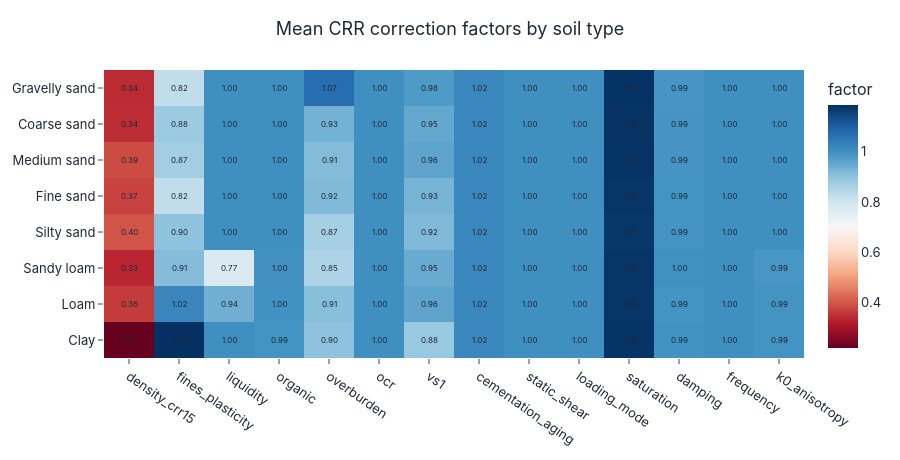

The cell this chart's notebook holds for it:
### Markdown cell above
## Вклад физических факторов в CRR

CRR_ref = CRR15(Dr) · Π factor_i. Тепловая карта показывает средний множитель каждого
фактора по типам грунта: значения > 1 повышают сопротивление, < 1 — снижают.

### Code cell
factor_cols = [c for c in meta.columns if c.startswith("crr_f_")]
factor_labels = [c.replace("crr_f_", "") for c in factor_cols]
mat = np.array([[float(meta.loc[meta["soil_type"] == s, fc].mean()) for fc in factor_cols] for s in soil_present])
heatmap(mat, x_labels=factor_labels, y_labels=[SOIL_DISPLAY_NAMES_EN[s] for s in soil_present],
        title="Mean CRR correction factors by soil type", colorscale="RdBu",
        value_fmt=".2f", colorbar_title="factor", height=460,
        save=SAVE_FIGS, fig_id="1_3_crr_factor_heatmap").show()

### Figure 1 — Plotly figure (JSON) as saved in the notebook; plotly's stock layout.template omitted (floating-point values rounded to 4 significant figures)
{"data": [{"colorbar": {"title": {"text": "factor"}}, "colorscale": [[0.0, "rgb(103,0,31)"], [0.1, "rgb(178,24,43)"], [0.2, "rgb(214,96,77)"], [0.3, "rgb(244,165,130)"], [0.4, "rgb(253,219,199)"], [0.5, "rgb(247,247,247)"], [0.6, "rgb(209,229,240)"], [0.7, "rgb(146,197,222)"], [0.8, "rgb(67,147,195)"], [0.9, "rgb(33,102,172)"], [1.0, "rgb(5,48,97)"]], "type": "heatmap", "x": ["density_crr15", "fines_plasticity", "liquidity", "organic", "overburden", "ocr", "vs1", "cementation_aging", "static_shear", "loading_mode", "saturation", "damping", "frequency", "k0_anisotropy"], "y": ["Gravelly sand", "Coarse sand", "Medium sand", "Fine sand", "Silty sand", "Sandy loam", "Loam", "Clay"], "z": [[0.342, 0.823, 1.0, 1.0, 1.071, 1.0, 0.9769, 1.017, 1.0, 1.0, 1.18, 0.9877, 1.0, 1.0], [0.3442, 0.8803, 1.0, 1.0, 0.9322, 1.0, 0.9507, 1.017, 1.0, 1.0, 1.179, 0.9892, 1.0, 1.0], [0.3865, 0.8708, 1.0, 1.0, 0.914, 1.0, 0.9594, 1.017, 1.0, 1.0, 1.178, 0.9895, 1.0, 1.0], [0.3745, 0.8228, 1.0, 1.0, 0.9173, 1.0, 0.9297, 1.017, 1.0, 1.0, 1.177, 0.9907, 1.0, 1.0], [0.3963, 0.9005, 1.0, 1.0, 0.8658, 1.0, 0.9192, 1.017, 1.0, 1.0, 1.173, 0.9913, 1.0, 1.0], [0.3337, 0.9124, 0.7731, 0.9955, 0.8533, 1.0, 0.9452, 1.017, 1.0, 1.0, 1.177, 0.9981, 1.0, 0.9861], [0.3626, 1.021, 0.9374, 0.997, 0.9077, 1.0, 0.959, 1.017, 1.0, 1.0, 1.176, 0.9921, 1.0, 0.9918], [0.2197, 1.185, 1.0, 0.9931, 0.9005, 1.0, 0.8847, 1.017, 1.0, 1.0, 1.178, 0.9941, 1.0, 0.9929]]}], "layout": {"annotations": [{"font": {"color": "#1f2937", "size": 8}, "showarrow": false, "text": "0.34", "x": "density_crr15", "y": "Gravelly sand"}, {"font": {"color": "#1f2937", "size": 8}, "showarrow": false, "text": "0.82", "x": "fines_plasticity", "y": "Gravelly sand"}, {"font": {"color": "#1f2937", "size": 8}, "showarrow": false, "text": "1.00", "x": "liquidity", "y": "Gravelly sand"}, {"font": {"color": "#1f2937", "size": 8}, "showarrow": false, "text": "1.00", "x": "organic", "y": "Gravelly sand"}, {"font": {"color": "#1f2937", "size": 8}, "showarrow": false, "text": "1.07", "x": "overburden", "y": "Gravelly sand"}, {"font": {"color": "#1f2937", "size": 8}, "showarrow": false, "text": "1.00", "x": "ocr", "y": "Gravelly sand"}, {"font": {"color": "#1f2937", "size": 8}, "showarrow": false, "text": "0.98", "x": "vs1", "y": "Gravelly sand"}, {"font": {"color": "#1f2937", "size": 8}, "showarrow": false, "text": "1.02", "x": "cementation_aging", "y": "Gravelly sand"}, {"font": {"color": "#1f2937", "size": 8}, "showarrow": false, "text": "1.00", "x": "static_shear", "y": "Gravelly sand"}, {"font": {"color": "#1f2937", "size": 8}, "showarrow": false, "text": "1.00", "x": "loading_mode", "y": "Gravelly sand"}, {"font": {"color": "#1f2937", "size": 8}, "showarrow": false, "text": "1.18", "x": "saturation", "y": "Gravelly sand"}, {"font": {"color": "#1f2937", "size": 8}, "showarrow": false, "text": "0.99", "x": "damping", "y": "Gravelly sand"}, {"font": {"color": "#1f2937", "size": 8}, "showarrow": false, "text": "1.00", "x": "frequency", "y": "Gravelly sand"}, {"font": {"color": "#1f2937", "size": 8}, "showarrow": false, "text": "1.00", "x": "k0_anisotropy", "y": "Gravelly sand"}, {"font": {"color": "#1f2937", "size": 8}, "showarrow": false, "text": "0.34", "x": "density_crr15", "y": "Coarse sand"}, {"font": {"color": "#1f2937", "size": 8}, "showarrow": false, "text": "0.88", "x": "fines_plasticity", "y": "Coarse sand"}, {"font": {"color": "#1f2937", "size": 8}, "showarrow": false, "text": "1.00", "x": "liquidity", "y": "Coarse sand"}, {"font": {"color": "#1f2937", "size": 8}, "showarrow": false, "text": "1.00", "x": "organic", "y": "Coarse sand"}, {"font": {"color": "#1f2937", "size": 8}, "showarrow": false, "text": "0.93", "x": "overburden", "y": "Coarse sand"}, {"font": {"color": "#1f2937", "size": 8}, "showarrow": false, "text": "1.00", "x": "ocr", "y": "Coarse sand"}, {"font": {"color": "#1f2937", "size": 8}, "showarrow": false, "text": "0.95", "x": "vs1", "y": "Coarse sand"}, {"font": {"color": "#1f2937", "size": 8}, "showarrow": false, "text": "1.02", "x": "cementation_aging", "y": "Coarse sand"}, {"font": {"color": "#1f2937", "size": 8}, "showarrow": false, "text": "1.00", "x": "static_shear", "y": "Coarse sand"}, {"font": {"color": "#1f2937", "size": 8}, "showarrow": false, "text": "1.00", "x": "loading_mode", "y": "Coarse sand"}, {"font": {"color": "#1f2937", "size": 8}, "showarrow": false, "text": "1.18", "x": "saturation", "y": "Coarse sand"}, {"font": {"color": "#1f2937", "size": 8}, "showarrow": false, "text": "0.99", "x": "damping", "y": "Coarse sand"}, {"font": {"color": "#1f2937", "size": 8}, "showarrow": false, "text": "1.00", "x": "frequency", "y": "Coarse sand"}, {"font": {"color": "#1f2937", "size": 8}, "showarrow": false, "text": "1.00", "x": "k0_anisotropy", "y": "Coarse sand"}, {"font": {"color": "#1f2937", "size": 8}, "showarrow": false, "text": "0.39", "x": "density_crr15", "y": "Medium sand"}, {"font": {"color": "#1f2937", "size": 8}, "showarrow": false, "text": "0.87", "x": "fines_plasticity", "y": "Medium sand"}, {"font": {"color": "#1f2937", "size": 8}, "showarrow": false, "text": "1.00", "x": "liquidity", "y": "Medium sand"}, {"font": {"color": "#1f2937", "size": 8}, "showarrow": false, "text": "1.00", "x": "organic", "y": "Medium sand"}, {"font": {"color": "#1f2937", "size": 8}, "showarrow": false, "text": "0.91", "x": "overburden", "y": "Medium sand"}, {"font": {"color": "#1f2937", "size": 8}, "showarrow": false, "text": "1.00", "x": "ocr", "y": "Medium sand"}, {"font": {"color": "#1f2937", "size": 8}, "showarrow": false, "text": "0.96", "x": "vs1", "y": "Medium sand"}, {"font": {"color": "#1f2937", "size": 8}, "showarrow": false, "text": "1.02", "x": "cementation_aging", "y": "Medium sand"}, {"font": {"color": "#1f2937", "size": 8}, "showarrow": false, "text": "1.00", "x": "static_shear", "y": "Medium sand"}, {"font": {"color": "#1f2937", "size": 8}, "showarrow": false, "text": "1.00", "x": "loading_mode", "y": "Medium sand"}, {"font": {"color": "#1f2937", "size": 8}, "showarrow": false, "text": "1.18", "x": "saturation", "y": "Medium sand"}, {"font": {"color": "#1f2937", "size": 8}, "showarrow": false, "text": "0.99", "x": "damping", "y": "Medium sand"}, {"font": {"color": "#1f2937", "size": 8}, "showarrow": false, "text": "1.00", "x": "frequency", "y": "Medium sand"}, {"font": {"color": "#1f2937", "size": 8}, "showarrow": false, "text": "1.00", "x": "k0_anisotropy", "y": "Medium sand"}, {"font": {"color": "#1f2937", "size": 8}, "showarrow": false, "text": "0.37", "x": "density_crr15", "y": "Fine sand"}, {"font": {"color": "#1f2937", "size": 8}, "showarrow": false, "text": "0.82", "x": "fines_plasticity", "y": "Fine sand"}, {"font": {"color": "#1f2937", "size": 8}, "showarrow": false, "text": "1.00", "x": "liquidity", "y": "Fine sand"}, {"font": {"color": "#1f2937", "size": 8}, "showarrow": false, "text": "1.00", "x": "organic", "y": "Fine sand"}, {"font": {"color": "#1f2937", "size": 8}, "showarrow": false, "text": "0.92", "x": "overburden", "y": "Fine sand"}, {"font": {"color": "#1f2937", "size": 8}, "showarrow": false, "text": "1.00", "x": "ocr", "y": "Fine sand"}, {"font": {"color": "#1f2937", "size": 8}, "showarrow": false, "text": "0.93", "x": "vs1", "y": "Fine sand"}, {"font": {"color": "#1f2937", "size": 8}, "showarrow": false, "text": "1.02", "x": "cementation_aging", "y": "Fine sand"}, {"font": {"color": "#1f2937", "size": 8}, "showarrow": false, "text": "1.00", "x": "static_shear", "y": "Fine sand"}, {"font": {"color": "#1f2937", "size": 8}, "showarrow": false, "text": "1.00", "x": "loading_mode", "y": "Fine sand"}, {"font": {"color": "#1f2937", "size": 8}, "showarrow": false, "text": "1.18", "x": "saturation", "y": "Fine sand"}, {"font": {"color": "#1f2937", "size": 8}, "showarrow": false, "text": "0.99", "x": "damping", "y": "Fine sand"}, {"font": {"color": "#1f2937", "size": 8}, "showarrow": false, "text": "1.00", "x": "frequency", "y": "Fine sand"}, {"font": {"color": "#1f2937", "size": 8}, "showarrow": false, "text": "1.00", "x": "k0_anisotropy", "y": "Fine sand"}, {"font": {"color": "#1f2937", "size": 8}, "showarrow": false, "text": "0.40", "x": "density_crr15", "y": "Silty sand"}, {"font": {"color": "#1f2937", "size": 8}, "showarrow": false, "text": "0.90", "x": "fines_plasticity", "y": "Silty sand"}, {"font": {"color": "#1f2937", "size": 8}, "showarrow": false, "text": "1.00", "x": "liquidity", "y": "Silty sand"}, {"font": {"color": "#1f2937", "size": 8}, "showarrow": false, "text": "1.00", "x": "organic", "y": "Silty sand"}, {"font": {"color": "#1f2937", "size": 8}, "showarrow": false, "text": "0.87", "x": "overburden", "y": "Silty sand"}, {"font": {"color": "#1f2937", "size": 8}, "showarrow": false, "text": "1.00", "x": "ocr", "y": "Silty sand"}, {"font": {"color": "#1f2937", "size": 8}, "showarrow": false, "text": "0.92", "x": "vs1", "y": "Silty sand"}, {"font": {"color": "#1f2937", "size": 8}, "showarrow": false, "text": "1.02", "x": "cementation_aging", "y": "Silty sand"}, {"font": {"color": "#1f2937", "size": 8}, "showarrow": false, "text": "1.00", "x": "static_shear", "y": "Silty sand"}, {"font": {"color": "#1f2937", "size": 8}, "showarrow": false, "text": "1.00", "x": "loading_mode", "y": "Silty sand"}, {"font": {"color": "#1f2937", "size": 8}, "showarrow": false, "text": "1.17", "x": "saturation", "y": "Silty sand"}, {"font": {"color": "#1f2937", "size": 8}, "showarrow": false, "text": "0.99", "x": "damping", "y": "Silty sand"}, {"font": {"color": "#1f2937", "size": 8}, "showarrow": false, "text": "1.00", "x": "frequency", "y": "Silty sand"}, {"font": {"color": "#1f2937", "size": 8}, "showarrow": false, "text": "1.00", "x": "k0_anisotropy", "y": "Silty sand"}, {"font": {"color": "#1f2937", "size": 8}, "showarrow": false, "text": "0.33", "x": "density_crr15", "y": "Sandy loam"}, {"font": {"color": "#1f2937", "size": 8}, "showarrow": false, "text": "0.91", "x": "fines_plasticity", "y": "Sandy loam"}, {"font": {"color": "#1f2937", "size": 8}, "showarrow": false, "text": "0.77", "x": "liquidity", "y": "Sandy loam"}, {"font": {"color": "#1f2937", "size": 8}, "showarrow": false, "text": "1.00", "x": "organic", "y": "Sandy loam"}, {"font": {"color": "#1f2937", "size": 8}, "showarrow": false, "text": "0.85", "x": "overburden", "y": "Sandy loam"}, {"font": {"color": "#1f2937", "size": 8}, "showarrow": false, "text": "1.00", "x": "ocr", "y": "Sandy loam"}, {"font": {"color": "#1f2937", "size": 8}, "showarrow": false, "text": "0.95", "x": "vs1", "y": "Sandy loam"}, {"font": {"color": "#1f2937", "size": 8}, "showarrow": false, "text": "1.02", "x": "cementation_aging", "y": "Sandy loam"}, {"font": {"color": "#1f2937", "size": 8}, "showarrow": false, "text": "1.00", "x": "static_shear", "y": "Sandy loam"}, {"font": {"color": "#1f2937", "size": 8}, "showarrow": false, "text": "1.00", "x": "loading_mode", "y": "Sandy loam"}, {"font": {"color": "#1f2937", "size": 8}, "showarrow": false, "text": "1.18", "x": "saturation", "y": "Sandy loam"}, {"font": {"color": "#1f2937", "size": 8}, "showarrow": false, "text": "1.00", "x": "damping", "y": "Sandy loam"}, {"font": {"color": "#1f2937", "size": 8}, "showarrow": false, "text": "1.00", "x": "frequency", "y": "Sandy loam"}, {"font": {"color": "#1f2937", "size": 8}, "showarrow": false, "text": "0.99", "x": "k0_anisotropy", "y": "Sandy loam"}, {"font": {"color": "#1f2937", "size": 8}, "showarrow": false, "text": "0.36", "x": "density_crr15", "y": "Loam"}, {"font": {"color": "#1f2937", "size": 8}, "showarrow": false, "text": "1.02", "x": "fines_plasticity", "y": "Loam"}, {"font": {"color": "#1f2937", "size": 8}, "showarrow": false, "text": "0.94", "x": "liquidity", "y": "Loam"}, {"font": {"color": "#1f2937", "size": 8}, "showarrow": false, "text": "1.00", "x": "organic", "y": "Loam"}, {"font": {"color": "#1f2937", "size": 8}, "showarrow": false, "text": "0.91", "x": "overburden", "y": "Loam"}, {"font": {"color": "#1f2937", "size": 8}, "showarrow": false, "text": "1.00", "x": "ocr", "y": "Loam"}, {"font": {"color": "#1f2937", "size": 8}, "showarrow": false, "text": "0.96", "x": "vs1", "y": "Loam"}, {"font": {"color": "#1f2937", "size": 8}, "showarrow": false, "text": "1.02", "x": "cementation_aging", "y": "Loam"}, {"font": {"color": "#1f2937", "size": 8}, "showarrow": false, "text": "1.00", "x": "static_shear", "y": "Loam"}, {"font": {"color": "#1f2937", "size": 8}, "showarrow": false, "text": "1.00", "x": "loading_mode", "y": "Loam"}, {"font": {"color": "#1f2937", "size": 8}, "showarrow": false, "text": "1.18", "x": "saturation", "y": "Loam"}, {"font": {"color": "#1f2937", "size": 8}, "showarrow": false, "text": "0.99", "x": "damping", "y": "Loam"}, {"font": {"color": "#1f2937", "size": 8}, "showarrow": false, "text": "1.00", "x": "frequency", "y": "Loam"}, {"font": {"color": "#1f2937", "size": 8}, "showarrow": false, "text": "0.99", "x": "k0_anisotropy", "y": "Loam"}, {"font": {"color": "#1f2937", "size": 8}, "showarrow": false, "text": "0.22", "x": "density_crr15", "y": "Clay"}, {"font": {"color": "#1f2937", "size": 8}, "showarrow": false, "text": "1.19", "x": "fines_plasticity", "y": "Clay"}, {"font": {"color": "#1f2937", "size": 8}, "showarrow": false, "text": "1.00", "x": "liquidity", "y": "Clay"}, {"font": {"color": "#1f2937", "size": 8}, "showarrow": false, "text": "0.99", "x": "organic", "y": "Clay"}, {"font": {"color": "#1f2937", "size": 8}, "showarrow": false, "text": "0.90", "x": "overburden", "y": "Clay"}, {"font": {"color": "#1f2937", "size": 8}, "showarrow": false, "text": "1.00", "x": "ocr", "y": "Clay"}, {"font": {"color": "#1f2937", "size": 8}, "showarrow": false, "text": "0.88", "x": "vs1", "y": "Clay"}, {"font": {"color": "#1f2937", "size": 8}, "showarrow": false, "text": "1.02", "x": "cementation_aging", "y": "Clay"}, {"font": {"color": "#1f2937", "size": 8}, "showarrow": false, "text": "1.00", "x": "static_shear", "y": "Clay"}, {"font": {"color": "#1f2937", "size": 8}, "showarrow": false, "text": "1.00", "x": "loading_mode", "y": "Clay"}, {"font": {"color": "#1f2937", "size": 8}, "showarrow": false, "text": "1.18", "x": "saturation", "y": "Clay"}, {"font": {"color": "#1f2937", "size": 8}, "showarrow": false, "text": "0.99", "x": "damping", "y": "Clay"}, {"font": {"color": "#1f2937", "size": 8}, "showarrow": false, "text": "1.00", "x": "frequency", "y": "Clay"}, {"font": {"color": "#1f2937", "size": 8}, "showarrow": false, "text": "0.99", "x": "k0_anisotropy", "y": "Clay"}], "height": 460, "title": {"text": "Mean CRR correction factors by soil type"}, "xaxis": {"tickangle": 35}, "yaxis": {"autorange": "reversed"}}}
